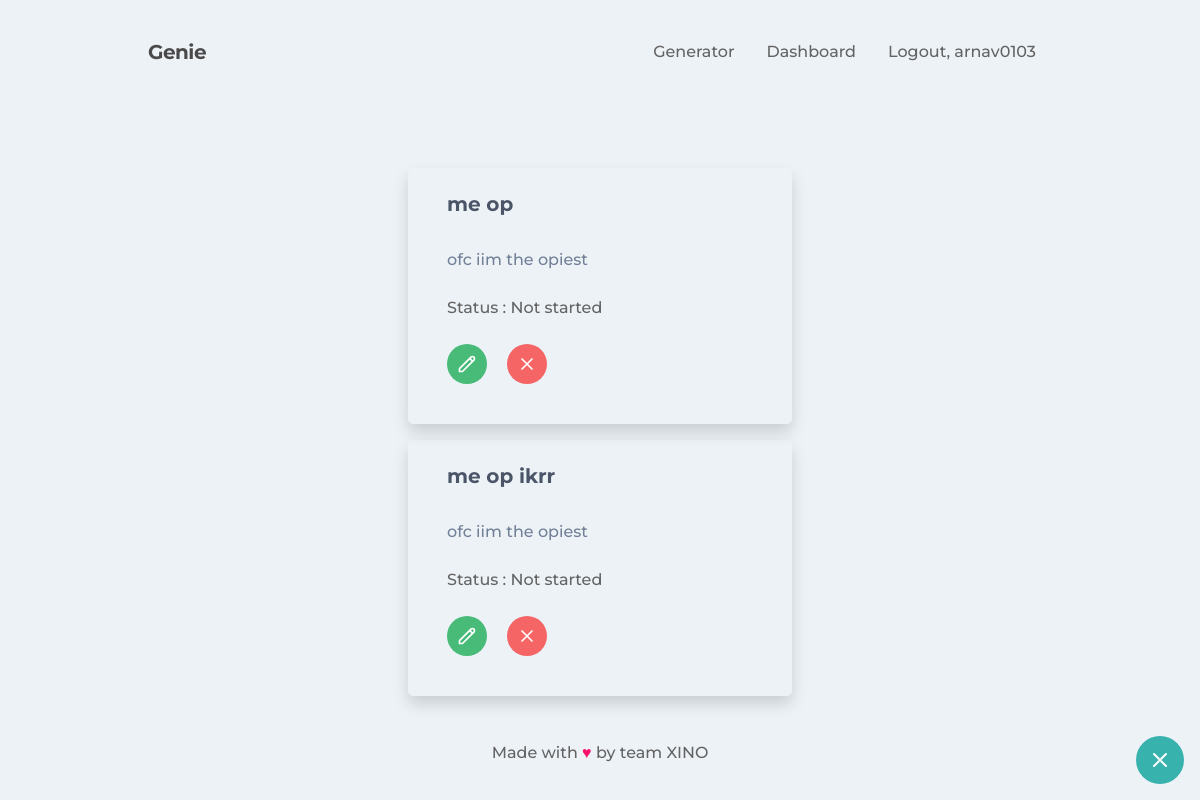
Page /edit_task/11 (signed in) on the committed database.
### Tool/models.py (models this page shows, shortened)
class User(db.Model,UserMixin):
    __tablename__ = 'users'
    id = db.Column(db.Integer,primary_key = True)
    name = db.Column(db.String(64))
    username = db.Column(db.String , unique = True)
    profile_image = db.Column(db.String(64), nullable = False , default = 'developer.png')
    email = db.Column(db.String(64),unique = True,index = True)
    password_hash = db.Column(db.String(128))
    project = db.relationship('Project' , backref = 'user' , lazy = 'dynamic')

class Task(db.Model):
    __tablename__= 'tasks'
    id = db.Column(db.Integer , primary_key = True)
    name = db.Column(db.String)
    description = db.Column(db.String)
    completed = db.Column(db.String , default = 'No')
    projectid = db.Column(db.Integer , db.ForeignKey('project.id'))

### app.py (the view)
@app.route('/edit_task/<projectid>', methods=['GET', 'POST'])
@login_required
def edit_task(projectid):
    tasks = Task.query.filter_by(projectid=projectid)
    na = 'No'
    nas = 'NO'
    taskss = []
    for task in tasks:
        taskss.append(task)
    taskss.reverse()
    return render_template("edit_task.htm", tasks=taskss, projectid=projectid, na=na, nas=nas)

### Tool/models.py (called while the page is built)
@login_manager.user_loader
def load_user(user_id):
    return User.query.get(user_id)

### Tool/templates/edit_task.htm (shortened to what this page needs)
{%extends 'dashboard.htm'%}
{%block content%}
<div class="task">
  <div class="container font-medium mx-auto  p-6 xl:px-64 lg:px-32 md:px-24 sm:px-40 block">
    <div class="justify-center flex-wrap w-full flex  md:pl-3 md:pr-0 pt-8 pb-0 md:pb-6 px-2 ">
      <a href="{{url_for('tasks' , projectid = projectid)}}"
        class="m-3 fixed bottom-0 right-0  flex items-center justify-center h-12 w-12 rounded-full bg-teal-500 text-white">
        <svg class="h-6 w-6" xmlns="http://www.w3.org/2000/svg" fill="none" viewBox="0 0 24 24" stroke="currentColor">
          <path stroke-linecap="round" stroke-linejoin="round" stroke-width="2" d="M6 18L18 6M6 6l12 12" />
        </svg>
      </a>
      {%for p in tasks%}
      <div class="max-w-sm rounded-lg overflow-y-scroll shadow max-h-full m-2 pb-6  container-fluid">
        <div class="px-6 pt-4 row-auto flex-wrap">
          <div class=" font-bold text-xl mb-2 pr-4 text-gray-700">
            <h6>{{p.name}}</h6>
          </div>
          <br>
          <p class="text-gray-600 text-base ">{{p.description}}</p>
          <br>
          <div>
            {%if p.completed == na or p.completed == nas%}
            <a href="{{url_for('change' , to = 'Maybe' , task_id = p.id)}}" class=" hover:text-teal-600">Status
              : Not started</a>
            {%elif p.completed == 'Maybe'%}
            <a href="{{url_for('change' , to = 'Yes' , task_id = p.id)}}" class=" hover:text-teal-600">
              Status : In progress </a>
            {%else%}
            <a href="{{url_for('change' , to = 'No' , task_id = p.id)}}" class="hover:text-teal-600">
              Status : Completed</a>
            {%endif%}
          </div>
          <div class="pt-3">
            <a href="{{url_for('update' , task_id = p.id)}}" class=" mb-3 mt-2 top-0 right-0 inline-flex items-center
            justify-center h-10 w-10 rounded-full bg-green-500 text-white ">
              <svg xmlns="http://www.w3.org/2000/svg" class=" h-5 w-5" fill="none" viewBox="0 0 24 24"
                stroke="currentColor">
                <path stroke-linecap="round" stroke-linejoin="round" stroke-width="2"
                  d="M15.232 5.232l3.536 3.536m-2.036-5.036a2.5 2.5 0 113.536 3.536L6.5 21.036H3v-3.572L16.732 3.732z" />
              </svg>
            </a>
            <button class="mb-3 mx-3 mt-2  inline-flex  items-center justify-center h-10 w-10 rounded-full bg-red-500
            text-white " data-toggle='modal' data-target="#del">
              <svg class="h-5 w-5" xmlns="http://www.w3.org/2000/svg" fill="none" viewBox="0 0 24 24"
                stroke="currentColor">
                <path stroke-linecap="round" stroke-linejoin="round" stroke-width="2" d="M6 18L18 6M6 6l12 12" />
              </svg>
            </button>
          </div>
        </div>
      </div>
      {%endfor%}
    </div>
  </div>
  {%endblock%}

### Tool/templates/base.htm (shortened to what this page needs)
<!DOCTYPE html>
<html lang="en">
<head>
  <link rel="stylesheet" href="https://stackpath.bootstrapcdn.com/bootstrap/4.5.2/css/bootstrap.min.css"
>
  <link rel="stylesheet" href="https://cdnjs.cloudflare.com/ajax/libs/meyer-reset/2.0/reset.min.css">
  <link rel='stylesheet' href='https://cdnjs.cloudflare.com/ajax/libs/tailwindcss/1.7.6/tailwind.min.css'>
  <link rel="stylesheet" type="text/css" href="{{url_for('static', filename='styles/main.css')}}">
  <link rel="stylesheet" type="text/css" href="{{ url_for('static', filename='styles/style.css') }}">
</head>
<body data-spy="scroll" data-target="#navbar" class="font-medium bg-gray-200 h-screen">
  <nav class="nav flex flex-wrap items-center justify-between py-4 px-2 ">
    <div class="flex flex-no-shrink items-center mr-6  text-grey-darkest">
      <span class=" text-xl tracking-tight font-bold" style="color:#4b4a4a;">Genie</span>
    </div>
    <ul class="menu border-b md:border-none flex justify-end list-reset m-0 w-full md:w-auto">
      {%if current_user.is_authenticated%}
      <li class="border-t md:border-none">
        <a href="{{url_for('dashboard')}}"
          class="block md:inline-block px-3 py-3 no-underline text-grey-200 hover:text-teal-500 ">Generator</a>
      </li>
      <li class="border-t md:border-none">
        <a href="{{url_for('projects')}}"
          class="block md:inline-block px-3 py-3 no-underline text-grey-200 hover:text-teal-500">Dashboard</a>
      </li>
      <li class="border-t md:border-none">
        <a href="{{ url_for('logout') }}"
          class="block md:inline-block px-3 py-3 no-underline text-grey-400 hover:text-teal-500">Logout,
          {{current_user.username}}</a>
      </li>
      {%endif%}
    </ul>
  </nav>
  {%block content%} {%endblock%}
  <div>
    <h6 class="relative mx-auto bottom-0 inset-x-0  text-center p-4"> Made with <span
        style="color:rgb(249, 16, 105);">♥</span>
      by
      team XINO
    </h6>
  </div>
</body>
</html>

### Tool/static/styles/main.css (style rules this page uses)
html { min-height:100vh; }
body { font-family: 'Montserrat', sans-serif; margin: 0; padding:0 140px; color :#636363; }
a { text-decoration: none !important; }
.container { padding-bottom: 15px; }

### rows in the picture
User: username "arnav0103"
Task: name "me op", description "ofc iim the opiest"
Task: name "me op ikrr", description "ofc iim the opiest"
